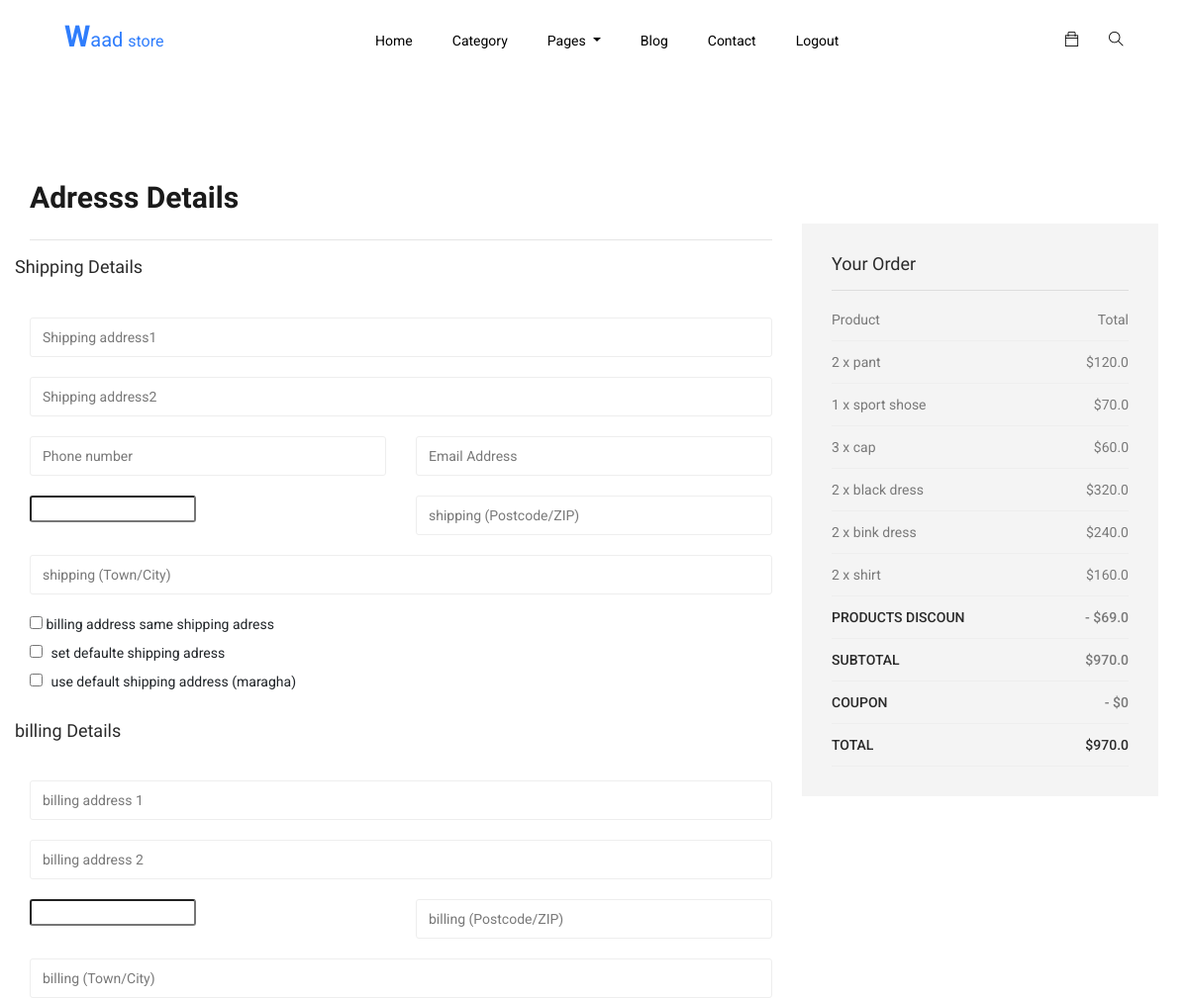
/checkout/ (signed in, upper part), run on an earlier commit of the app's database.
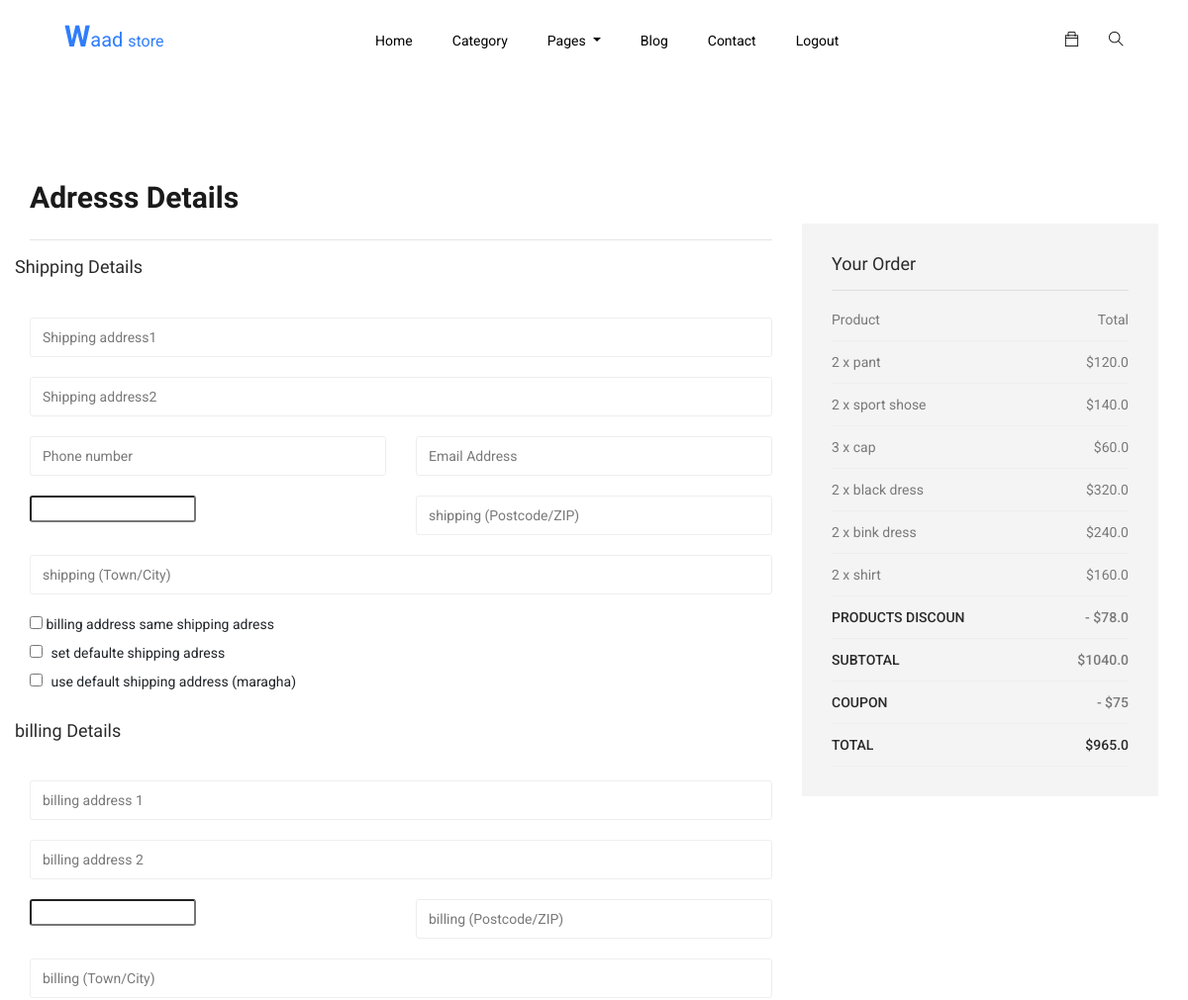
And on a later commit of the database.
### main/models.py (models this page shows, shortened)
class OrederItem(models.Model):
    user = models.ForeignKey(User, on_delete=models.CASCADE)
    item = models.ForeignKey(Item, on_delete=models.CASCADE)
    quantity = models.IntegerField(default=1)
    ordered   = models.BooleanField(default=False)
    def get_total_price(self):
        return self.quantity * self.item.new_price
    def get_total_discount(self):
        if self.item.old_price:
            return self.quantity * (self.item.old_price - self.item.new_price)
        else:
            return 0

class Item(models.Model):
    title = models.CharField(max_length = 23)
    new_price = models.FloatField()
    old_price = models.FloatField(blank=True, null=True)
    image = models.ImageField()
    description = models.TextField()
    for_who = models.CharField(max_length = 1, choices= FOR_WHO_CHOISE)
    category = models.CharField(max_length = 1, choices= CATEGORY_CHOISE)
    stock = models.IntegerField()
    new_arrival = models.BooleanField()
    size = models.CharField(max_length = 23,)
    width = models.FloatField()
    height = models.FloatField()
    weight = models.IntegerField()
    quality_checking = models.CharField(max_length = 3, choices= QUALITY_CHOISE )
    code = models.CharField(max_length = 23, unique=True)
    slug = models.SlugField(unique=True, allow_unicode=True)
    created_at = models.DateTimeField(auto_now_add=True)
    update_at = models.DateTimeField(default = timezone.now)

class Order(models.Model):
    user  = models.ForeignKey(User, on_delete=models.CASCADE)
    items = models.ManyToManyField(OrederItem )
    ref_code = models.CharField(max_length=20)
    ordered  = models.BooleanField(default=False)
    created_at = models.DateTimeField(auto_now_add=True)
    ordered_at = models.DateTimeField(default = timezone.now)
    shipping_address = models.ForeignKey('Address', related_name="shipping_address",
                                        on_delete=models.SET_NULL, blank=True, null=True)
    billing_address  = models.ForeignKey('Address', related_name="billing_address",
                                        on_delete=models.SET_NULL, blank=True, null=True)
    coupon = models.ForeignKey('Coupon', on_delete=models.CASCADE, blank=True, null=True)
    in_way   = models.BooleanField(default=False)
    received = models.BooleanField(default=False)
    refund_requested = models.BooleanField(default=False)
    refund_granted   = models.BooleanField(default=False)
    def get_Subtotal(self):
        total = 0
        for item_order in self.items.all():
            total += item_order.get_total_price()
        return total
    def get_subtotal_discount(self):
        total = 0
        for item_order in self.items.all():
            total += item_order.get_total_discount()
        return total
    def get_total(self):
        total = 0
        for item_order in self.items.all():
            total += item_order.get_total_price()
        if self.coupon:
            total -= self.coupon.amount
        return total

class Coupon(models.Model):
    code = models.CharField(max_length=16)
    amount = models.IntegerField()

### main/views.py (the view, shortened to what this page needs)
# urls.py: path('checkout/', views.CheckoutView.as_view(), name= 'checkout'),
class CheckoutView(View):
    def get(self, *args, **kwargs):
        try:
            order = Order.objects.get(user = self.request.user, ordered=False)
            form = CheckoutForm()
            context = {
            'form':form,
            'object':order,
            }
            shipping_address_qs = Address.objects.filter(
                                user= self.request.user,
                                address_type = 'S',
                                defualt = True
                                )
            if shipping_address_qs.exists():
                context.update({'default_shipping_address':shipping_address_qs[0]})
            billing_address_qs = Address.objects.filter(
                                user= self.request.user,
                                address_type = 'B',
                                defualt = True
                                )
            if billing_address_qs.exists():
                context.update({'default_billing_address':billing_address_qs[0]})
            return render(self.request, 'main/checkout.html', context)
        except ObjectDoesNotExist:
            messages.info(self.request, 'Sorry you not have an active order')
            return redirect('main:home')

### main/templates/main/checkout.html (shortened to what the changed rows need)
{% extends "base.html" %}
{% load static %}
{% block extra_link %}
<link rel="stylesheet" href="{% static 'css/nice-select.css' %}">
{% endblock %}
{% block body_content %}
  <section class="checkout_area section_padding">
    <div class="container">
      <h2>Adresss Details</h2>
      <div class="billing_details">
        <div class="row">
          <div class="col-lg-4">
            <div class="order_box">
              <h2>Your Order</h2>
              <ul class="list">
                {% for order_item in object.items.all  %}
                  <li>
                  <a href="#">{{ order_item.quantity }} x  {{ order_item.item.title }}
                    <span class="last">${{ order_item.get_total_price }}</span>
                  </a>
                </li>
                {% endfor %}
              </ul>
              <ul class="list list_2">
                <li>
                  <a href="#">products discoun
                    <span>- ${{object.get_subtotal_discount}}</span>
                  </a>
                </li>
                <li>
                  <a href="#">Subtotal
                    <span>${{object.get_Subtotal}}</span>
                  </a>
                </li>
                <li>
                  <a href="#">Coupon
                    {% if object.coupon %}
                    <span>- ${{object.coupon.amount}}</span>
                    {% else %}
                    <span>- $0</span>
                    {% endif %}
                  </a>
                </li>
                <li>
                  <a href="#">Total
                    <span>${{object.get_total}}</span>
                  </a>
                </li>
              </ul>
            </div>
          </div>
        </div>
      </div>
    </div>
  </section>
{% endblock %}

What changed in the data, as far as the page shows it:
changed OrederItem "sport shose": quantity "1" → "2"; get_total_price "70.0" → "140.0"
changed Order: get_subtotal_discount "69.0" → "78.0"; get_Subtotal "970.0" → "1040.0"; coupon_id empty → 1 (drawn); coupon.amount (not shown) → "75"; get_total "970.0" → "965.0"
Also different on the page:
text no longer shown: "- $0"
